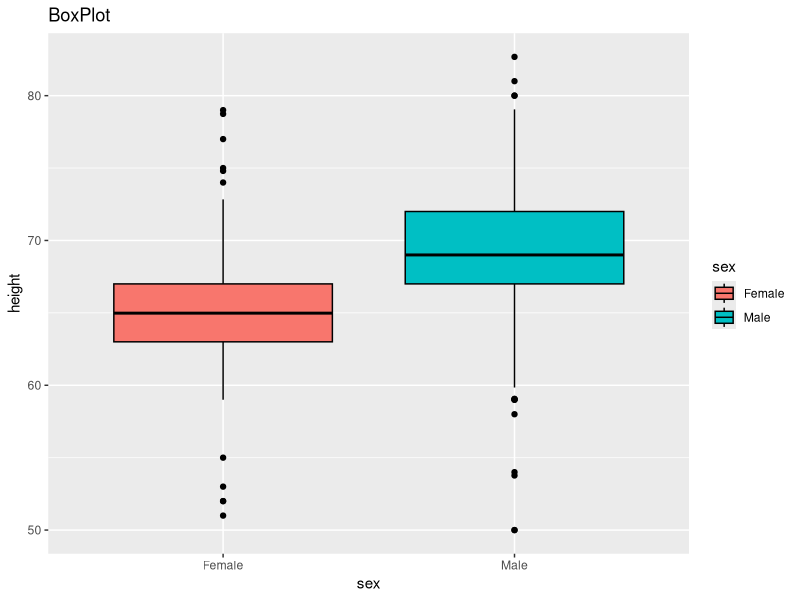
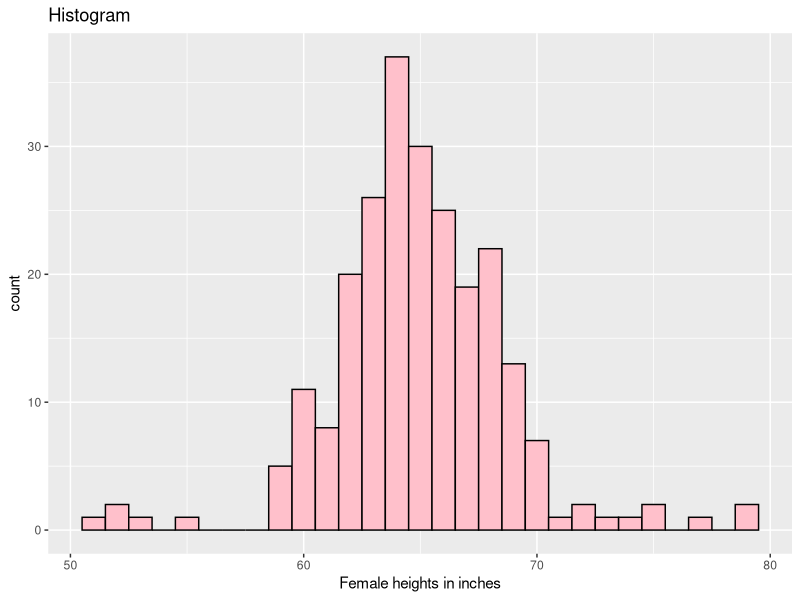
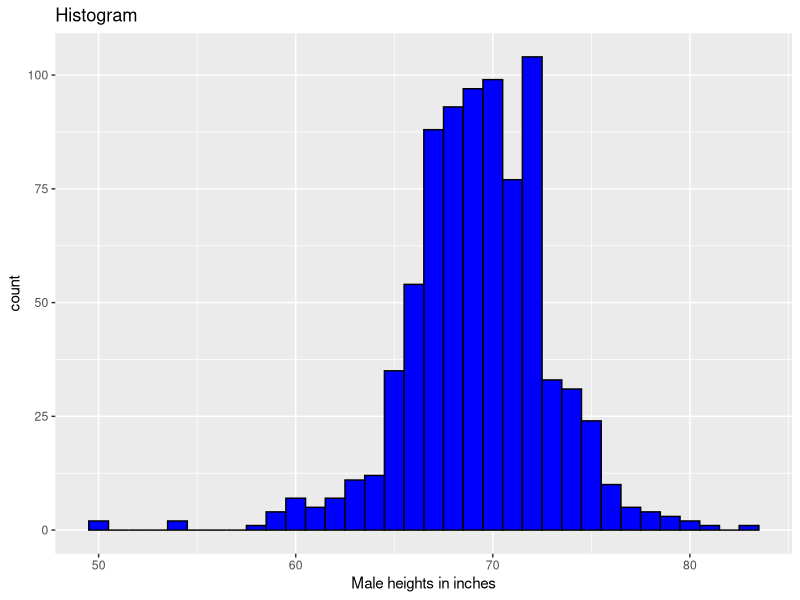
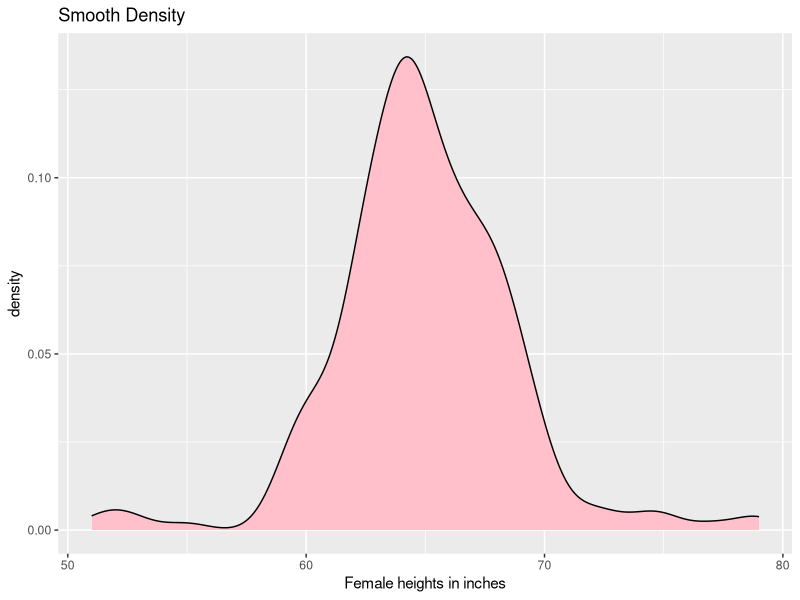
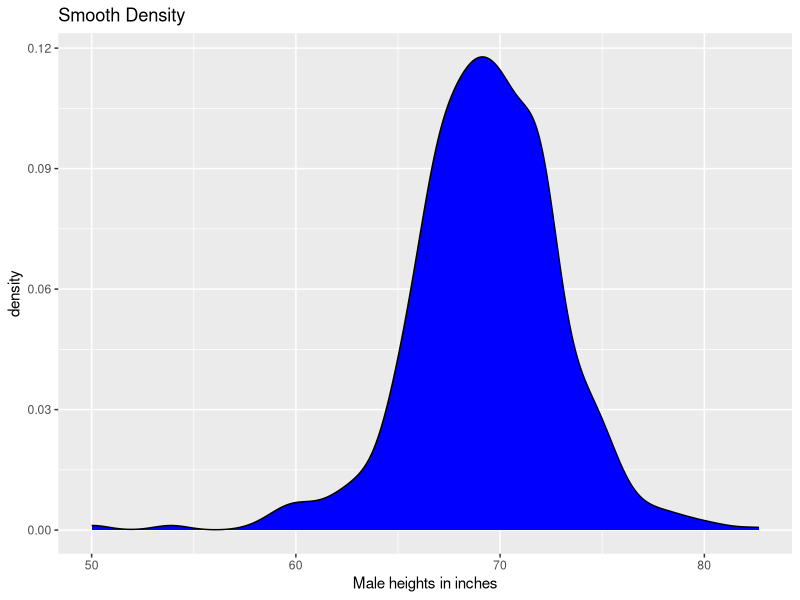
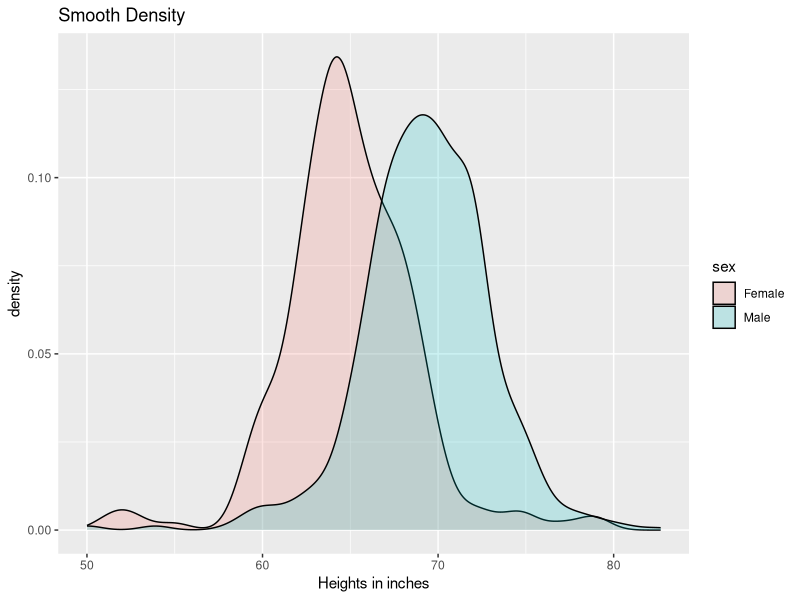
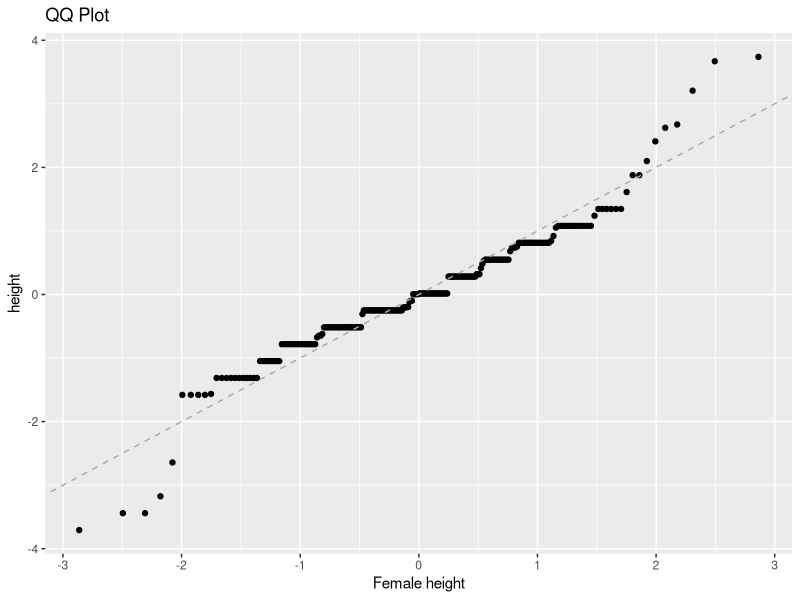
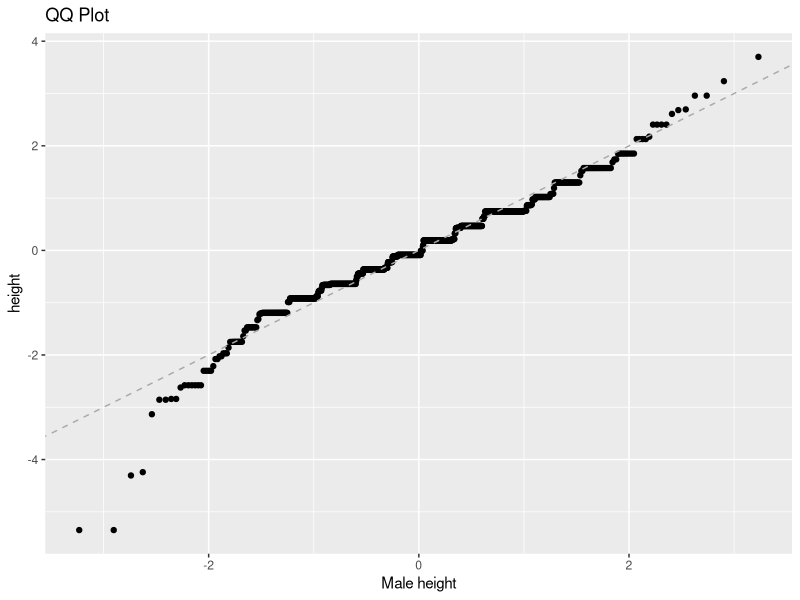

Write R code to recreate these figures, in order.
library(dslabs)
data(heights)
library(dplyr)
library(tidyverse)
library(gridExtra)
head(heights)
str(heights)
tab<-table(heights$sex)
tab
prop.table(tab)

heights%>% group_by(sex) %>% summarize(average=mean(height),standard_deviation=sd(height),minimum=min(height),median=median(height),maximum=max(height))

Male<- heights %>% filter(heights$sex=="Male")
Female<- heights %>% filter(heights$sex=="Female")

#Box-Plot
Box_plot<-heights%>%ggplot(aes(sex,height))+
  geom_boxplot(aes(fill=sex),color="black")+
  xlab("sex")+
  ylab("height")+
  ggtitle("BoxPlot")
Box_plot
#The plot immediately reveals that males are, on average, taller than females. 

# Histogram of Female heights
Hist_female<- Female%>% 
  ggplot(aes(height))+
  geom_histogram(binwidth=1,fill="pink",col="black")+
  xlab("Female heights in inches")+
  ggtitle("Histogram")
Hist_female

# Histogram of Male heights
Hist_male<- Male %>% 
  ggplot(aes(height))+
  geom_histogram(binwidth=1,fill="blue",col="black")+
  xlab("Male heights in inches")+
  ggtitle("Histogram")
Hist_male

#Smooth Density for Female
smoothdens_female<- Female %>%
  ggplot(aes(height))+geom_density(fill="pink")+
  xlab("Female heights in inches")+
  ggtitle("Smooth Density")
smoothdens_female

##Smooth Density for Male
smoothdens_male<-Male %>%
  ggplot(aes(height))+geom_density(fill="blue")+
  xlab("Male heights in inches")+
  ggtitle("Smooth Density")
smoothdens_male

#Smooth Density for Male & Female
Smooth_dens<- heights %>% ggplot(aes(height,fill=sex))+
  geom_density(alpha=0.2)+
  xlab("Heights in inches")+
  ggtitle("Smooth Density")
Smooth_dens

#QQ Plot for Female
QQ_Female<- Female %>%
    ggplot(aes(sample=scale(height)))+
    geom_qq()+
    geom_abline(lty=2,color="dark grey")+
    xlab("Female height")+
    ylab("height")+
    ggtitle("QQ Plot")
QQ_Female

Female  %>% 
  top_n(5,desc(height))%>%
  pull(height)

##QQ Plot for Male
QQ_Male<- Male %>%
  ggplot(aes(sample=scale(height)))+
  geom_qq()+
  geom_abline(lty=2,color="dark grey")+
  xlab("Male height")+
  ylab("height")+
  ggtitle("QQ Plot")
QQ_Male

Male %>% 
  top_n(5,desc(height))%>%
  pull(height)

grid.arrange(Hist_male,smoothdens_male,QQ_Male,ncol=3)
grid.arrange(Hist_female,smoothdens_female,QQ_Female,ncol=3)
             
